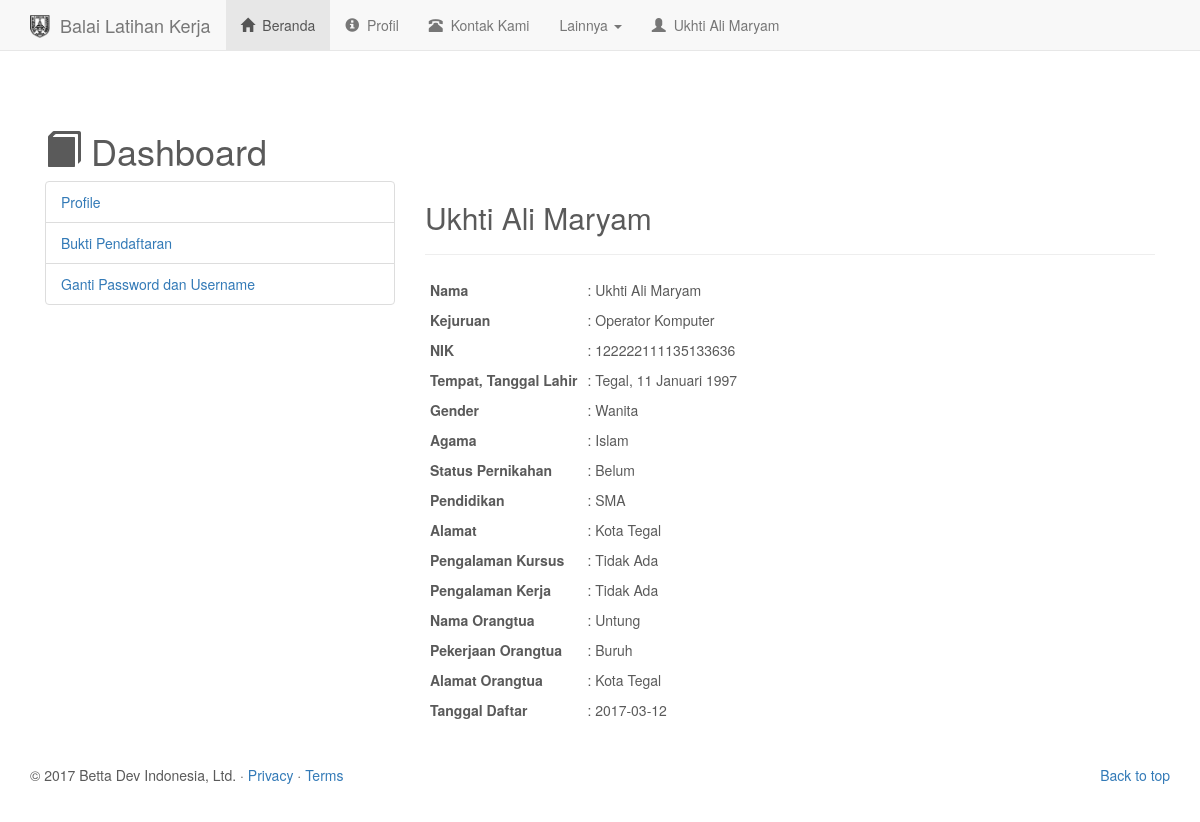
Page /user/dashboard.php?profile=Ukhti+Ali+Maryam (signed in) on the committed database.
### tables this page shows
CREATE TABLE IF NOT EXISTS `peserta` (
  `id_peserta` int(11) NOT NULL AUTO_INCREMENT,
  `nama` varchar(100) NOT NULL,
  `id_kejuruan` int(11) NOT NULL,
  `nik` varchar(100) NOT NULL,
  `ttl` text NOT NULL,
  `jk` enum('pria','wanita') NOT NULL,
  `id_agama` int(11) NOT NULL,
  `skawin` enum('Menikah','Belum') NOT NULL,
  `id_pendidikan` int(11) NOT NULL,
  `alamat` varchar(50) NOT NULL,
  `telp` varchar(25) NOT NULL,
  `p_kursus` text,
  `p_kerja` text,
  `nama_ortu` varchar(50) NOT NULL,
  `pk_ortu` varchar(30) NOT NULL,
  `alamat_ortu` varchar(100) NOT NULL,
  `ijazah` varchar(450) NOT NULL,
  `ktp` varchar(450) NOT NULL,
  `tanggalDaftar` date NOT NULL,
  `status_peserta` enum('0','1') NOT NULL,
  PRIMARY KEY (`id_peserta`),
  KEY `id_kejuruan` (`id_kejuruan`),
  KEY `id_agama` (`id_agama`),
  KEY `id_pendidikan` (`id_pendidikan`)
);

CREATE TABLE IF NOT EXISTS `kejuruan` (
  `id_kejuruan` int(4) NOT NULL AUTO_INCREMENT,
  `nama_kejuruan` varchar(50) NOT NULL,
  `maxKuota` int(11) NOT NULL DEFAULT '20',
  PRIMARY KEY (`id_kejuruan`)
);

CREATE TABLE IF NOT EXISTS `agama` (
  `id_agama` int(11) NOT NULL AUTO_INCREMENT,
  `nama` varchar(64) NOT NULL,
  PRIMARY KEY (`id_agama`)
);

CREATE TABLE IF NOT EXISTS `pendidikan` (
  `id_pendidikan` int(11) NOT NULL AUTO_INCREMENT,
  `nama` varchar(64) NOT NULL,
  `keterangan` varchar(255) DEFAULT NULL,
  PRIMARY KEY (`id_pendidikan`)
);

### user/config/function.php (called while the page is built, shortened)
<?php
function getPeserta($id){
	$query = "SELECT * FROM peserta WHERE id_peserta='$id'";
	$sql = mysql_query($query);
	$result = mysql_fetch_assoc($sql);
	return $result;
}
function namaKejuruan($id_kejuruan){
	$sql = "SELECT nama_kejuruan FROM kejuruan WHERE id_kejuruan='$id_kejuruan'";
	$query = mysql_query($sql);
	$result = mysql_fetch_assoc($query);
	return $result['nama_kejuruan'];
}
function namaAgama($id_agama){
	$sql = "SELECT nama FROM agama WHERE id_agama='$id_agama'";
	$query = mysql_query($sql);
	$result = mysql_fetch_assoc($query);
	return $result['nama'];
}
function pendidikan($id_pendidikan){
	$sql = "SELECT nama FROM pendidikan WHERE id_pendidikan='$id_pendidikan'";
	$query = mysql_query($sql);
	$result = mysql_fetch_assoc($query);
	return $result['nama'];
}
?>

### user/templates/dashboard-profile-container.php (the view)
<div class="starter-template">
	<h1><i class="glyphicon glyphicon-book"></i> Dashboard</h1>
	<div class="row">
		<?php require '_sideBar.php'; ?>
		<div class="col-lg-8 col-md-9 col-sm-8">
			<h2><?= $peserta['nama'] ?></h2>
			<hr>
			<table class="table-condensed">
				<tr>
					<th>Nama</th>
					<td>: <?= $peserta['nama'] ?></td>
				</tr>
				<tr>
					<th>Kejuruan</th>
					<td>: <?= namaKejuruan($peserta['id_kejuruan']); ?></td>
				</tr>
				<tr>
					<th>NIK</th>
					<td>: <?= $peserta['nik']; ?></td>
				</tr>
				<tr>
					<th>Tempat, Tanggal Lahir</th>
					<td>: <?= $peserta['ttl']; ?></td>
				</tr>
				<tr>
					<th>Gender</th>
					<td>: <?= ucfirst($peserta['jk']); ?></td>
				</tr>
				<tr>
					<th>Agama</th>
					<td>: <?= namaAgama($peserta['id_agama']); ?></td>
				</tr>
				<tr>
					<th>Status Pernikahan</th>
					<td>: <?= $peserta['skawin']; ?></td>
				</tr>
				<tr>
					<th>Pendidikan</th>
					<td>: <?= pendidikan($peserta['id_pendidikan']); ?></td>
				</tr>
				<tr>
					<th>Alamat</th>
					<td>: <?= $peserta['alamat']; ?></td>
				</tr>
				<tr>
					<th>Pengalaman Kursus</th>
					<td>: <?php if(strlen($peserta['p_kursus']) == 0) { echo "Tidak Ada"; }else{ echo $peserta['p_kursus']; } ?></td>
				</tr>
				<tr>
					<th>Pengalaman Kerja</th>
					<td>: <?php if(strlen($peserta['p_kerja']) == 0) { echo "Tidak Ada"; }else{ echo $peserta['p_kerja']; } ?></td>
				</tr>
				<tr>
					<th>Nama Orangtua</th>
					<td>: <?= $peserta['nama_ortu'] ?></td>
				</tr>
				<tr>
					<th>Pekerjaan Orangtua</th>
					<td>: <?= $peserta['pk_ortu'] ?></td>
				</tr>
				<tr>
					<th>Alamat Orangtua</th>
					<td>: <?= $peserta['alamat_ortu'] ?></td>
				</tr>
				<tr>
					<th>Tanggal Daftar</th>
					<td>: <?= $peserta['tanggalDaftar'] ?></td>
				</tr>
			</table>
		</div>
	</div>
</div>

### user/templates/header2.php (shortened to what this page needs)
<!DOCTYPE html>
<html lang="en">
  <head>
    <link href="http://localhost/project_blk/v.1.0.3/node_modules/bootstrap/dist/css/bootstrap.min.css" rel="stylesheet">
    <link rel="stylesheet" href="http://localhost/project_blk/v.1.0.3/libs/fonts/css/font-awesome.min.css">
    <link href="./libs/style.css" rel="stylesheet">
  </head>
  <body>
    <nav class="navbar navbar-default navbar-static-top">
          <div class="container">
            <div class="navbar-header">
              <a class="navbar-brand" href="./">
                <img src="./libs/photos/icon_blk.png" alt="Balai Latihan Kerja" class="pull-left" style="width:20px;height:23px;"> &nbsp; Balai Latihan Kerja
              </a>
            </div>
            <div id="navbar" class="navbar-collapse collapse">
              <ul class="nav navbar-nav">
                <li class="active">
                  <a href="./"><i class="glyphicon glyphicon-home"></i>&nbsp; Beranda</a>
                </li>
                <li>
                  <a href="./profil"><i class="glyphicon glyphicon-info-sign"></i>&nbsp; Profil</a>
                </li>
                <li>
                  <a href="./contact"><i class="glyphicon glyphicon-phone-alt"></i>&nbsp; Kontak Kami</a>
                </li>
                <li class="dropdown">
                  <a href="#" class="dropdown-toggle" data-toggle="dropdown" role="button" aria-haspopup="true" aria-expanded="false">Lainnya <span class="caret"></span></a>
                </li>
                <li>
                  <a href="./dashboard">
                  <i class="glyphicon glyphicon-user"></i>&nbsp; <?= $peserta['nama']; ?></a>
                </li>
              </ul>
            </div>
          </div>
        </nav>
    <div class="container">

### user/libs/style.css (style rules this page uses)
body { padding-bottom: 40px; color: #5a5a5a; }
.starter-template { padding: 40px 15px; }

### rows in the picture
peserta: nama "Ukhti Ali Maryam", id_kejuruan.nama_kejuruan "Operator Komputer", nik "122222111135133636", ttl "Tegal, 11 Januari 1997", jk "Wanita", id_agama.nama "Islam", skawin "Belum", id_pendidikan.nama "SMA", alamat "Kota Tegal", nama_ortu "Untung", pk_ortu "Buruh", alamat_ortu "Kota Tegal", tanggalDaftar "2017-03-12"
